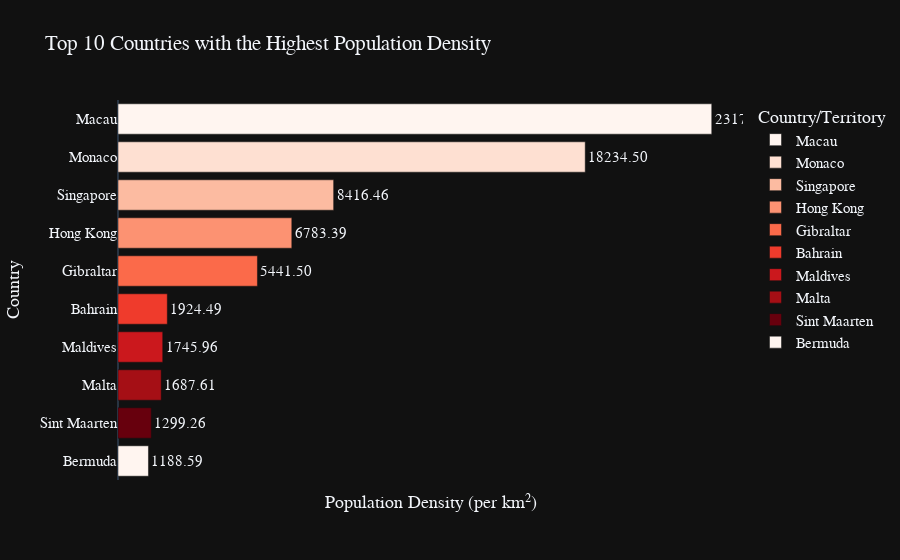

Notebook source saved alongside this figure:
### Code cell
top_density = data.sort_values(by='Density (per km²)', ascending=False).head(10)

fig = px.bar(
    top_density,
    x='Density (per km²)',
    y='Country/Territory',
    orientation='h',
    color='Country/Territory',
    text='Density (per km²)',
    color_discrete_sequence=px.colors.sequential.Reds,
    title='Top 10 Countries with the Highest Population Density',
    template='plotly_dark'
)

fig.update_layout(
    xaxis_title='Population Density (per km²)',
    yaxis_title='Country',
    font=dict(size=15, family='Franklin Gothic'),
    yaxis=dict(categoryorder='total ascending', showgrid=False),
    xaxis=dict(
        showgrid=False,  
        showticklabels=False  
    )
)

fig.update_traces(
    texttemplate='%{text:.2f}',
    textposition='outside'
)

fig.show()

### Figure 1 — Plotly figure (JSON) as saved in the notebook; plotly's stock layout.template omitted (floating-point values rounded to 4 significant figures)
{"data": [{"alignmentgroup": "True", "hovertemplate": "Country/Territory=%{y}<br>Density (per km²)=%{text}<extra></extra>", "legendgroup": "Macau", "marker": {"color": "rgb(255,245,240)", "pattern": {"shape": ""}}, "name": "Macau", "offsetgroup": "Macau", "orientation": "h", "showlegend": true, "text": [23170.0], "textposition": "outside", "texttemplate": "%{text:.2f}", "type": "bar", "x": [23170.0], "xaxis": "x", "y": ["Macau"], "yaxis": "y"}, {"alignmentgroup": "True", "hovertemplate": "Country/Territory=%{y}<br>Density (per km²)=%{text}<extra></extra>", "legendgroup": "Monaco", "marker": {"color": "rgb(254,224,210)", "pattern": {"shape": ""}}, "name": "Monaco", "offsetgroup": "Monaco", "orientation": "h", "showlegend": true, "text": [18230.0], "textposition": "outside", "texttemplate": "%{text:.2f}", "type": "bar", "x": [18230.0], "xaxis": "x", "y": ["Monaco"], "yaxis": "y"}, {"alignmentgroup": "True", "hovertemplate": "Country/Territory=%{y}<br>Density (per km²)=%{text}<extra></extra>", "legendgroup": "Singapore", "marker": {"color": "rgb(252,187,161)", "pattern": {"shape": ""}}, "name": "Singapore", "offsetgroup": "Singapore", "orientation": "h", "showlegend": true, "text": [8416.0], "textposition": "outside", "texttemplate": "%{text:.2f}", "type": "bar", "x": [8416.0], "xaxis": "x", "y": ["Singapore"], "yaxis": "y"}, {"alignmentgroup": "True", "hovertemplate": "Country/Territory=%{y}<br>Density (per km²)=%{text}<extra></extra>", "legendgroup": "Hong Kong", "marker": {"color": "rgb(252,146,114)", "pattern": {"shape": ""}}, "name": "Hong Kong", "offsetgroup": "Hong Kong", "orientation": "h", "showlegend": true, "text": [6783.0], "textposition": "outside", "texttemplate": "%{text:.2f}", "type": "bar", "x": [6783.0], "xaxis": "x", "y": ["Hong Kong"], "yaxis": "y"}, {"alignmentgroup": "True", "hovertemplate": "Country/Territory=%{y}<br>Density (per km²)=%{text}<extra></extra>", "legendgroup": "Gibraltar", "marker": {"color": "rgb(251,106,74)", "pattern": {"shape": ""}}, "name": "Gibraltar", "offsetgroup": "Gibraltar", "orientation": "h", "showlegend": true, "text": [5442.0], "textposition": "outside", "texttemplate": "%{text:.2f}", "type": "bar", "x": [5442.0], "xaxis": "x", "y": ["Gibraltar"], "yaxis": "y"}, {"alignmentgroup": "True", "hovertemplate": "Country/Territory=%{y}<br>Density (per km²)=%{text}<extra></extra>", "legendgroup": "Bahrain", "marker": {"color": "rgb(239,59,44)", "pattern": {"shape": ""}}, "name": "Bahrain", "offsetgroup": "Bahrain", "orientation": "h", "showlegend": true, "text": [1924.0], "textposition": "outside", "texttemplate": "%{text:.2f}", "type": "bar", "x": [1924.0], "xaxis": "x", "y": ["Bahrain"], "yaxis": "y"}, {"alignmentgroup": "True", "hovertemplate": "Country/Territory=%{y}<br>Density (per km²)=%{text}<extra></extra>", "legendgroup": "Maldives", "marker": {"color": "rgb(203,24,29)", "pattern": {"shape": ""}}, "name": "Maldives", "offsetgroup": "Maldives", "orientation": "h", "showlegend": true, "text": [1746.0], "textposition": "outside", "texttemplate": "%{text:.2f}", "type": "bar", "x": [1746.0], "xaxis": "x", "y": ["Maldives"], "yaxis": "y"}, {"alignmentgroup": "True", "hovertemplate": "Country/Territory=%{y}<br>Density (per km²)=%{text}<extra></extra>", "legendgroup": "Malta", "marker": {"color": "rgb(165,15,21)", "pattern": {"shape": ""}}, "name": "Malta", "offsetgroup": "Malta", "orientation": "h", "showlegend": true, "text": [1688.0], "textposition": "outside", "texttemplate": "%{text:.2f}", "type": "bar", "x": [1688.0], "xaxis": "x", "y": ["Malta"], "yaxis": "y"}, {"alignmentgroup": "True", "hovertemplate": "Country/Territory=%{y}<br>Density (per km²)=%{text}<extra></extra>", "legendgroup": "Sint Maarten", "marker": {"color": "rgb(103,0,13)", "pattern": {"shape": ""}}, "name": "Sint Maarten", "offsetgroup": "Sint Maarten", "orientation": "h", "showlegend": true, "text": [1299.0], "textposition": "outside", "texttemplate": "%{text:.2f}", "type": "bar", "x": [1299.0], "xaxis": "x", "y": ["Sint Maarten"], "yaxis": "y"}, {"alignmentgroup": "True", "hovertemplate": "Country/Territory=%{y}<br>Density (per km²)=%{text}<extra></extra>", "legendgroup": "Bermuda", "marker": {"color": "rgb(255,245,240)", "pattern": {"shape": ""}}, "name": "Bermuda", "offsetgroup": "Bermuda", "orientation": "h", "showlegend": true, "text": [1189.0], "textposition": "outside", "texttemplate": "%{text:.2f}", "type": "bar", "x": [1189.0], "xaxis": "x", "y": ["Bermuda"], "yaxis": "y"}], "layout": {"autosize": true, "barmode": "relative", "font": {"family": "Franklin Gothic", "size": 15}, "legend": {"title": {"text": "Country/Territory"}, "tracegroupgap": 0}, "title": {"text": "Top 10 Countries with the Highest Population Density"}, "xaxis": {"anchor": "y", "autorange": true, "domain": [0, 1], "range": [0, 24390.0], "showgrid": false, "showticklabels": false, "title": {"text": "Population Density (per km²)"}, "type": "linear"}, "yaxis": {"anchor": "x", "autorange": true, "categoryarray": ["Bermuda", "Sint Maarten", "Malta", "Maldives", "Bahrain", "Gibraltar", "Hong Kong", "Singapore", "Monaco", "Macau"], "categoryorder": "total ascending", "domain": [0, 1], "range": [-0.5, 9.5], "showgrid": false, "title": {"text": "Country"}, "type": "category"}}}
